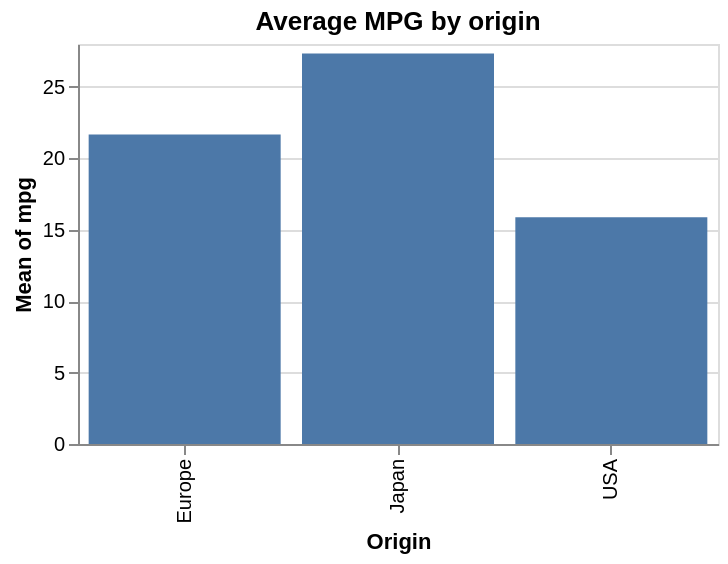

The cell this chart's notebook holds for it:
### Markdown cell above
## Example 6: aggregated bar (`mean` over a group)

Vega-Lite encodings can carry an `aggregate` field. Here `y` says "average `mpg` per `origin`" — the visitor emits a `groupby(...).mean()` step before plotting and the axis label becomes `mean(mpg)`.

### Code cell
spec_agg_bar = {
    "data": {"values": [
        {"origin": "USA",    "mpg": 18.0},
        {"origin": "USA",    "mpg": 15.0},
        {"origin": "USA",    "mpg": 14.0},
        {"origin": "USA",    "mpg": 16.5},
        {"origin": "Japan",  "mpg": 27.0},
        {"origin": "Japan",  "mpg": 30.0},
        {"origin": "Japan",  "mpg": 25.0},
        {"origin": "Europe", "mpg": 22.0},
        {"origin": "Europe", "mpg": 19.0},
        {"origin": "Europe", "mpg": 24.0},
    ]},
    "mark": "bar",
    "encoding": {
        "x": {"field": "origin", "type": "nominal", "title": "Origin"},
        "y": {"field": "mpg", "type": "quantitative", "aggregate": "mean"},
    },
    "title": "Average MPG by origin",
}
show_side_by_side(spec_agg_bar)

### Figure 1 — Vega-Lite specification as saved in the notebook (floating-point values rounded to 4 significant figures)
{"config": {"view": {"continuousWidth": 300, "continuousHeight": 300}}, "data": {"name": "data-215041d309b15b96cbc55f1ad01f54e4"}, "mark": "bar", "encoding": {"x": {"field": "origin", "title": "Origin", "type": "nominal"}, "y": {"aggregate": "mean", "field": "mpg", "type": "quantitative"}}, "height": 200, "title": "Average MPG by origin", "width": 320, "$schema": "https://vega.github.io/schema/vega-lite/v6.1.0.json", "datasets": {"data-215041d309b15b96cbc55f1ad01f54e4": [{"origin": "USA", "mpg": 18.0}, {"origin": "USA", "mpg": 15.0}, {"origin": "USA", "mpg": 14.0}, {"origin": "USA", "mpg": 16.5}, {"origin": "Japan", "mpg": 27.0}, {"origin": "Japan", "mpg": 30.0}, {"origin": "Japan", "mpg": 25.0}, {"origin": "Europe", "mpg": 22.0}, {"origin": "Europe", "mpg": 19.0}, {"origin": "Europe", "mpg": 24.0}]}}
